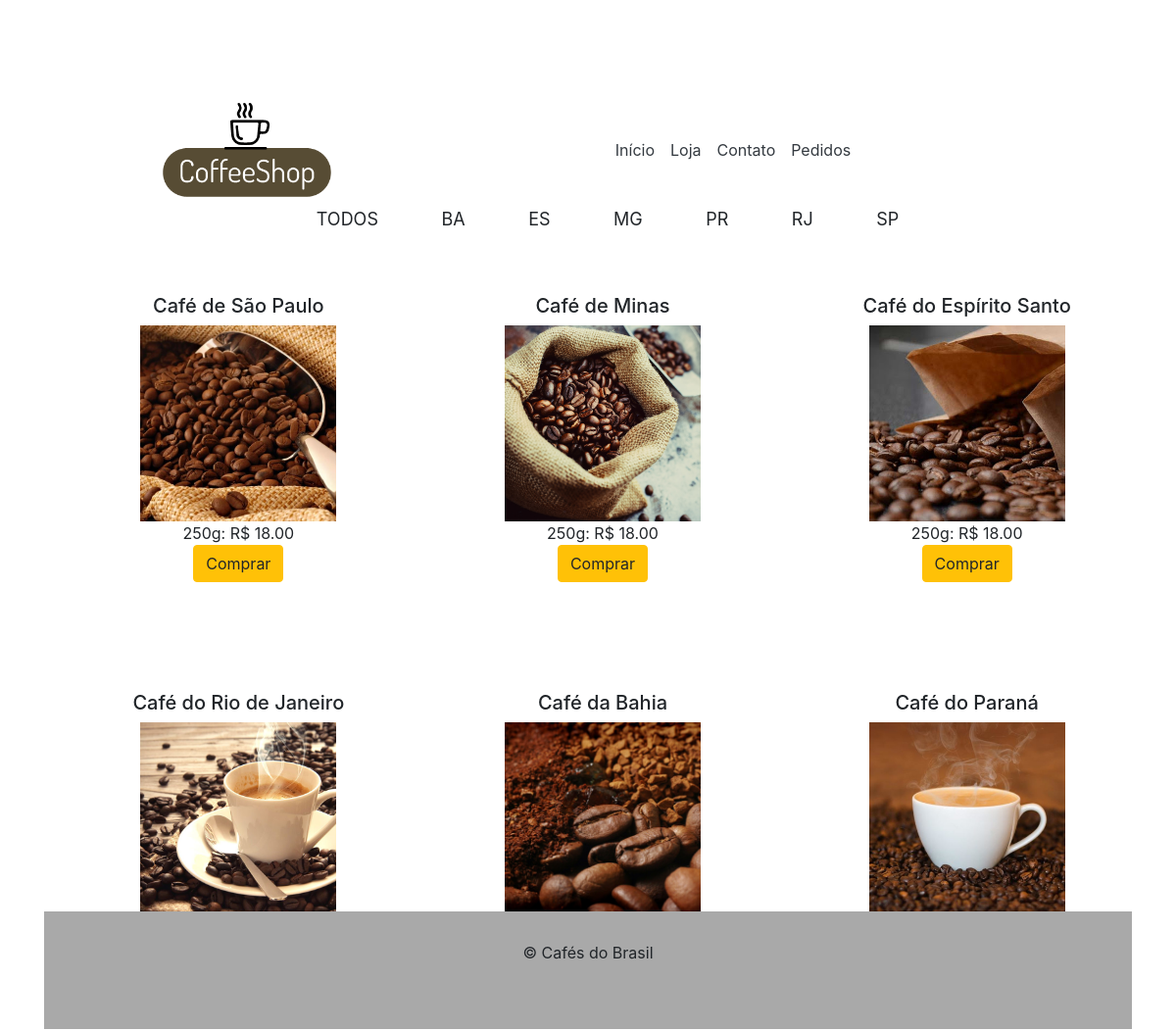
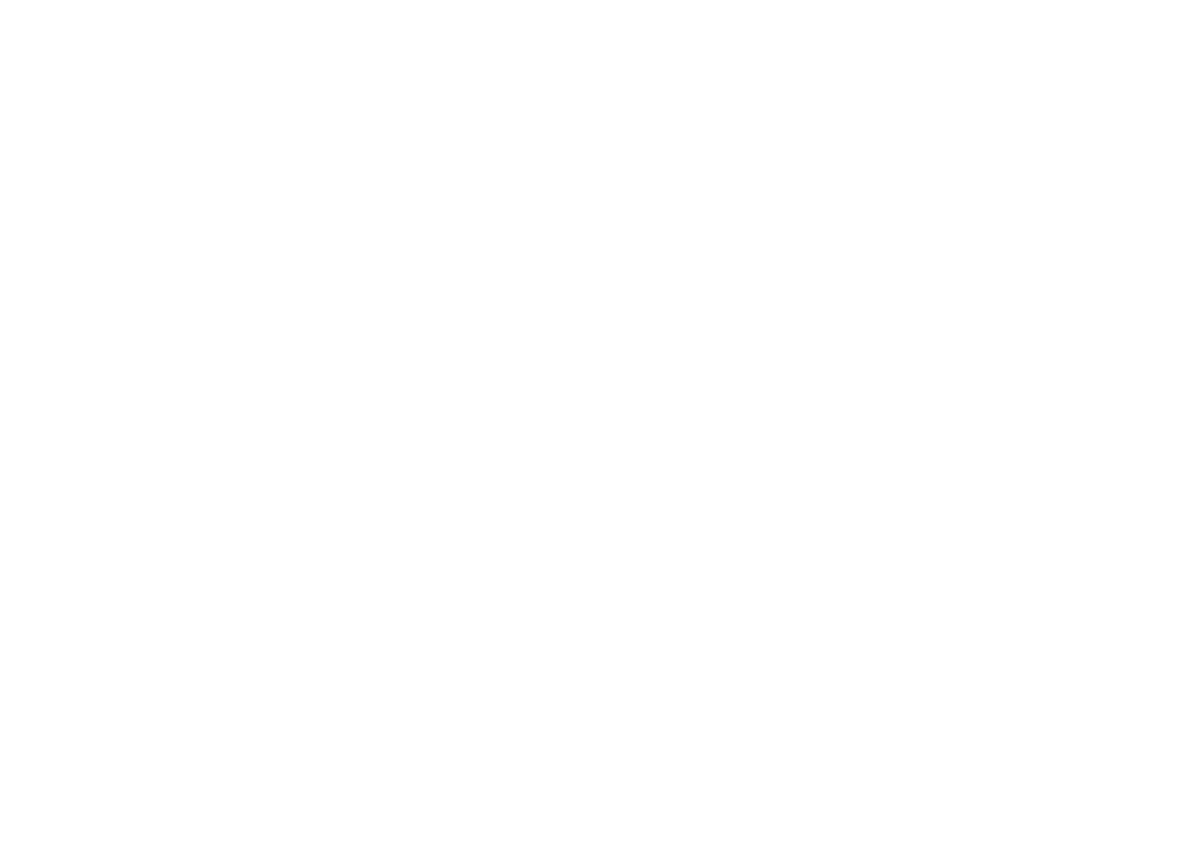
Screenshot of /php/loja.php with the database file from the repository (2 pictures, top to bottom).
### tables this page shows
create table Produtos(
	cod_produto INT PRIMARY KEY NOT NULL AUTO_INCREMENT,
    nome_produto varchar(60) NOT NULL, 
    descricao_produto varchar(400) NOT NULL,
    regiao varchar(20) NOT NULL,
    peso varchar(4),
    preco decimal(5,2) NOT NULL,
    imagem VARCHAR(150)
    ) DEFAULT CHARSET = utf8;

### php/loja.php (the view, shortened to what this page needs)
<!DOCTYPE html>
<html>
  <head>
    <link rel="stylesheet" href="./css/style.css" />
    <link rel="stylesheet" href="https://cdn.jsdelivr.net/npm/bootstrap@4.5.3/dist/css/bootstrap.min.css">
  </head>
  <body>
    <div class="container">
    <?php
    require_once "./actions/db_connect.php";
    ?>
    <main>
    <div class="categorias">
        <ul class="lista-categorias">
          <li onclick="exibir_todos()" class="categoria">TODOS</li>
          <li onclick="exibir_categoria('ba')" class="categoria">BA</li>
          <li onclick="exibir_categoria('es')" class="categoria">ES</li>
          <li onclick="exibir_categoria('mg')" class="categoria">MG</li>
          <li onclick="exibir_categoria('pr')" class="categoria">PR</li>
          <li onclick="exibir_categoria('rj')" class="categoria">RJ</li>
          <li onclick="exibir_categoria('sp')" class="categoria">SP</li>
        </ul>
      </div>
  <div class="container">
  <?php
    $sql = "select * from produtos";
    $result = $conn->query($sql);
    if($result->num_rows > 0){
      while($rows = $result->fetch_assoc()){
    ?>
      <div class="shop-column" id="<?php echo $rows["categoria"]; ?>">
      <center>
      <h5><?php echo $rows["nome_produto"]; ?></h5>
      <img src="./<?php echo $rows["imagem"]; ?>" alt="" /></a>
      250g: R$ <?php echo $rows["preco"]; ?>
      <br>
      <a href="#"><button class="btn btn-warning" style= cursor:pointer;>Comprar</button></a>
      </center>
    </div>
    <?php
      }
    } else {
      echo "Nenhum produto cadastrado!";
    }
    ?>
    </main>
    </div>
  </body>
</html>

### php/css/style.css (style rules this page uses)
html, body { height: 100%; }
.container { display: grid; grid-template-columns: 3fr 1fr; grid-template-rows: 15vh 90vh 15vh; background: white; grid-template-areas: "h h" "m m" "f f"; margin-top: 90px; }
header { background: white; height: 300px; grid-column: 1/3; grid-area: h; grid-row: 1/2; margin-left: 100px; }
main { background: white; grid-column: 1/3; grid-row: 2/3; }
main .container { background: white; width: 100vw; height: 70vh; display: grid; grid-template-columns: 1fr 1fr 1fr; grid-template-rows: 400px 400px; grid-gap: 5px; justify-content: center; align-content: stretch; justify-items: center; align-items: center; height: 1500px; }
main .container > div { background: white; width: 70%; height: 70%; height: 600px; }
footer { background: darkgray; grid-column: 1/3; text-align: center; padding: 30px; width: 100%; }
.shop-column { float: right; margin: 5%; }
.shop-column img { text-align: center; width: 200px; height: 200px; object-fit: cover; object-position: center; }
.categorias { height: 100px; }
.lista-categorias { text-align: center; vertical-align: middle; }
.categoria { display: inline; padding: 30px; font-size: large; cursor: pointer; }

### rows the page displays
produtos: nome_produto "Café de São Paulo", imagem (picture), preco "18.00"
produtos: nome_produto "Café de Minas", imagem (picture), preco "18.00"
produtos: nome_produto "Café do Espírito Santo", imagem (picture), preco "18.00"
produtos: nome_produto "Café do Rio de Janeiro", imagem (picture)
produtos: nome_produto "Café da Bahia", imagem (picture)
produtos: nome_produto "Café do Paraná", imagem (picture)
